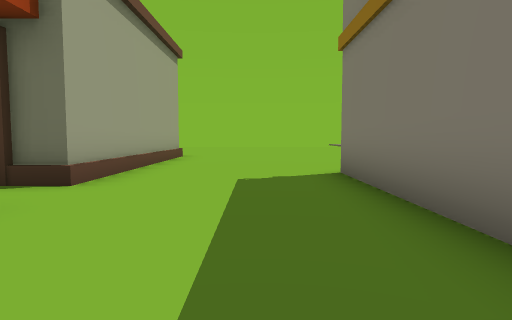
view 1 (above)

24 first-person views from a walk through a scene from a Unity 3-D project. The camera is 1.3 m above the floor, tilts 4° down and sees 75° across. The floor is counted in squares, 2 m on a side. Each view is taken from the middle of a square. On the plan, view 1 faces up. The plan holds only what a view shows up to about 10 squares ahead; the rest is blank. The place goes on beyond the plan. Some surface patterns are stand-ins.

view 2
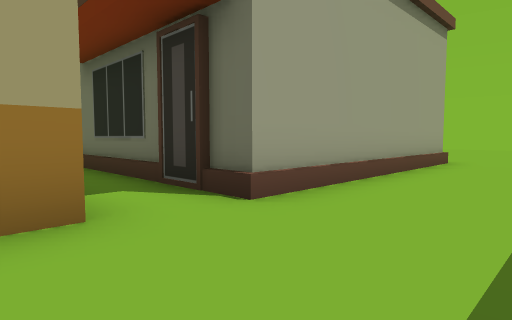

view 3
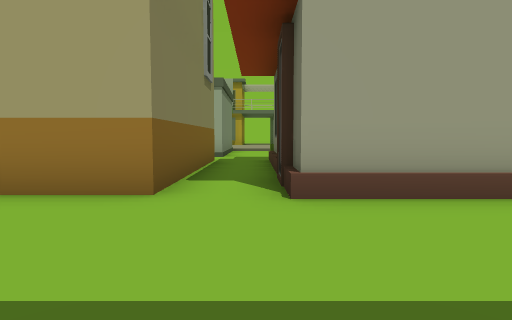

view 4
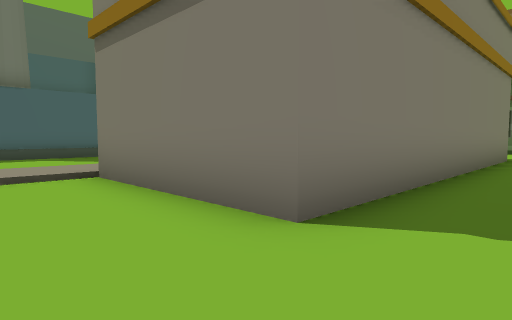

view 5
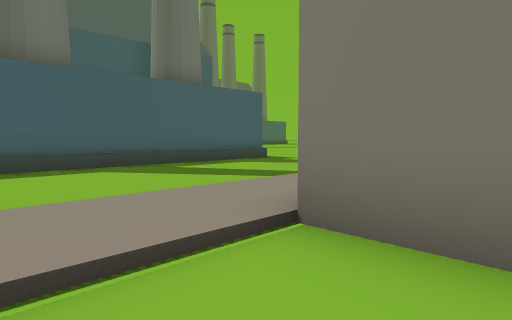

view 6
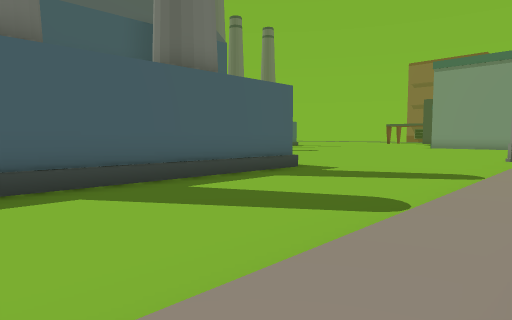

view 7
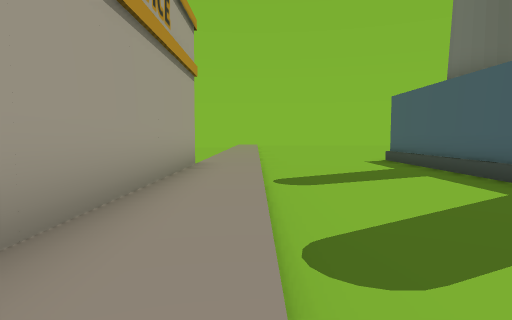

view 8
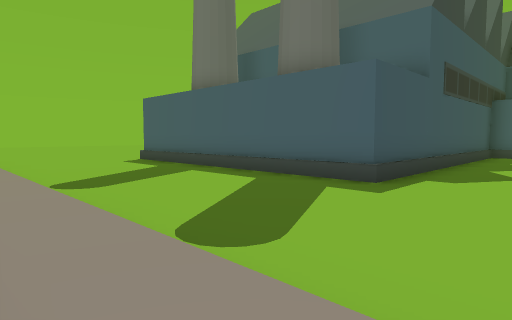

view 9
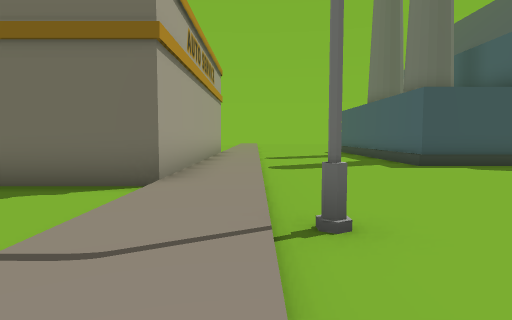

view 10
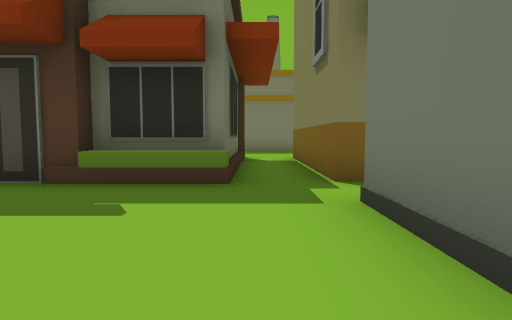

view 11
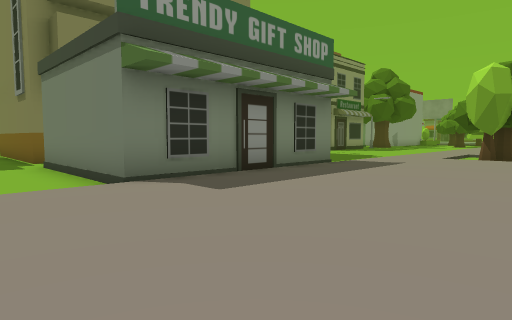

view 12
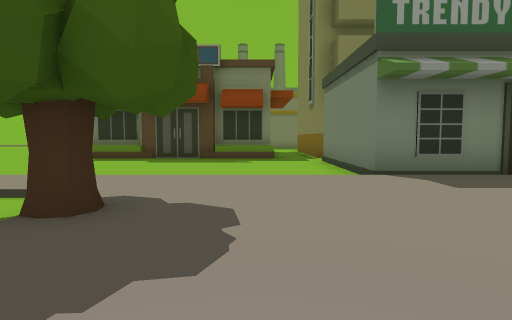

view 13
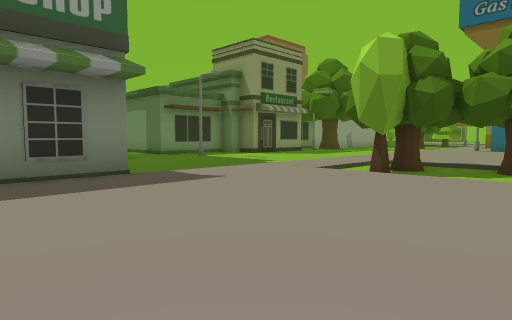

view 14
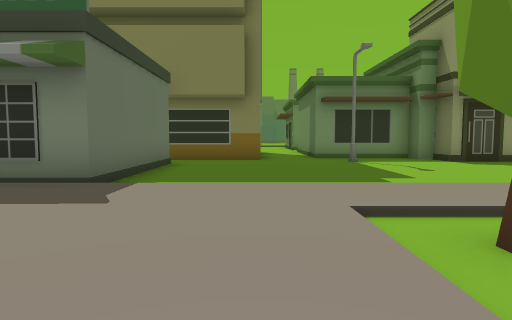

view 15
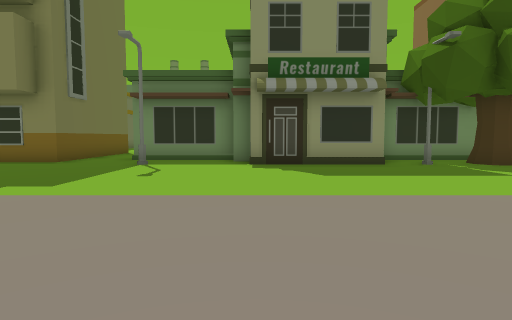

view 16
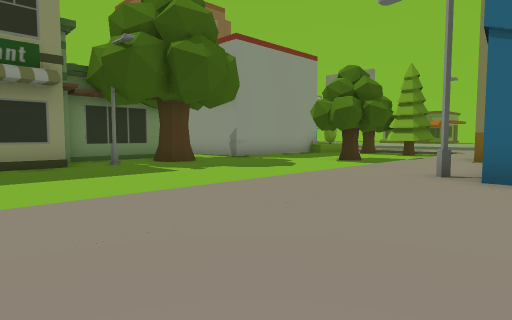

view 17
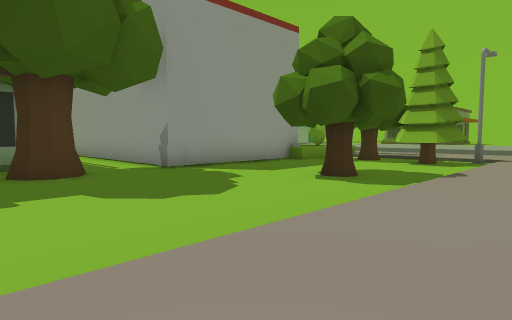

view 18
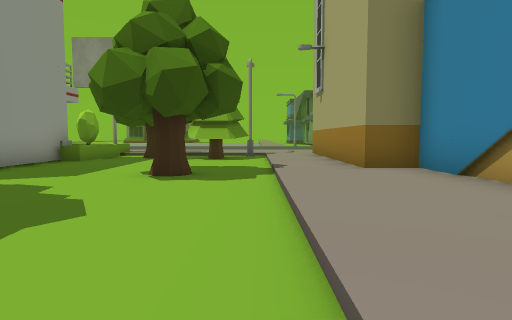

view 19
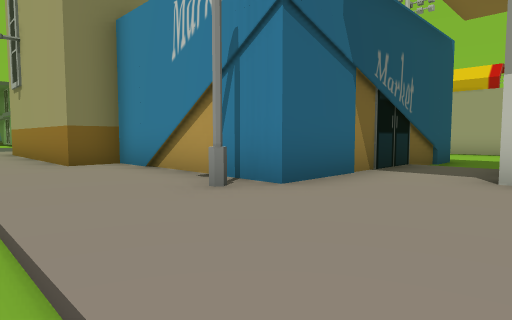

view 20
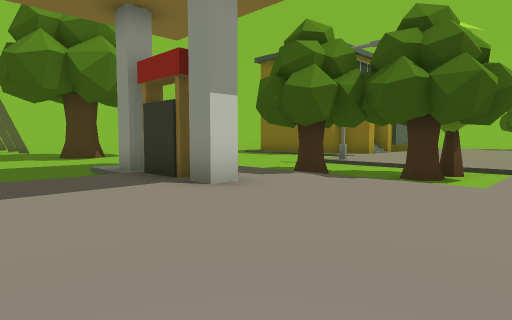

view 21
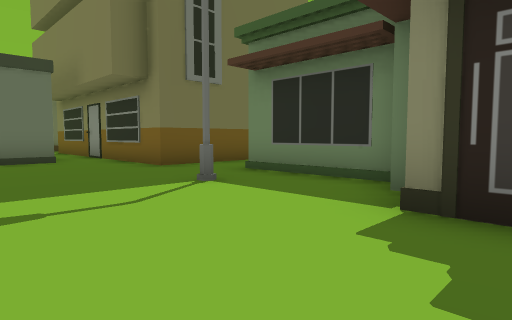

view 22
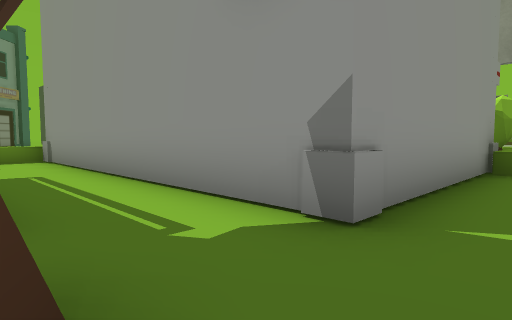

view 23
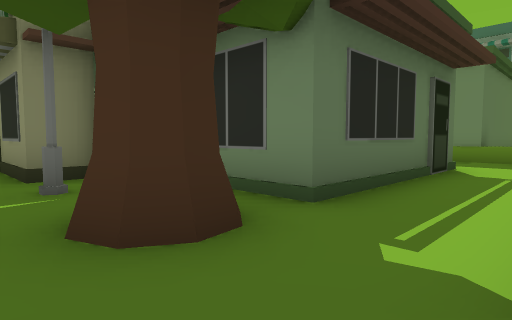

view 24
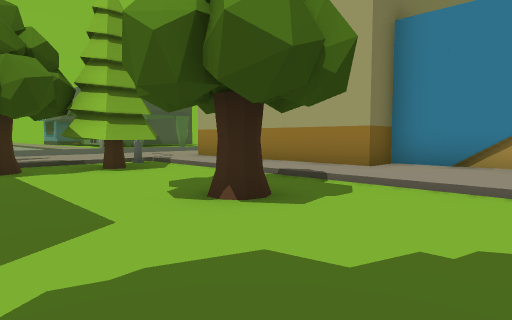

### Floor plan
Key: @ floor where view 1 was taken; # wall or solid block; . main floor; : floor 0.25 m higher than the main floor; / step, stairs or slope; ^ raised ledge; B building; S streetlight; U bush; T tree; O other object.
Columns run from 22 left of view 1 to 13 right of it. Each row starts with its distance up from view 1.
  8      ./:..... B    B........:/...B
  7     /T/:......B    B........:/...BB
  6    ::T::......B    B....BBBB:/...BBB
  5   ::::::......BBBBBB....B  B:/...B
  4    :::::................B  B:/...B
  3    :::::#####.BBBBBB....B  B:/...BBB
  2    :::::#     B    B....B  B:/...BBB
  1    :::::#     B    B....B  B:/...BBB
  0   ::::::#     B       @.B  B:/......
 -1   ::::::#    .B        .B  B:/......
 -2   ::::::#####.B        .B  B:/.....
 -3   ::::::......B         BBBB:/....
 -4   ::::::......B           ..:/...
 -5   /:::::......BBBBB       ..:/S..
 -6  /S////:.........          .:/..
 -7 .....U/:.......B            :/.
 -8 ...T.T/:.....S.B             /
 -9   /T///:.......B
-10   ::::::.......B
-11 :###::::.....BB
-12 ./::::::.....B
-13 ./::::::.....B
-14    :::::.....BB
-15    #::::......BB
-16 //::::::.....S.
-17 ./::::::.....TTT      #
-18 ######S:.....TTTBBBB..BBB
-19      #::..............^
-20      #::......#.......^
-21      #::......########
-22  BBBBBB:.TT...#
-23       B:......#
-24       B:......#
-25       B:.T...##
-26       O:.TTT.O
-27       B:ST.. U

Where each view was taken, in squares from view 1:
view 1: 0 up, 0 right, facing up
view 2: 2 up, 0 right, facing up-left
view 3: 4 up, 1 right, facing left
view 4: 8 up, 0 right, facing down-right
view 5: 8 up, 4 right, facing down-right
view 6: 7 up, 6 right, facing down-right
view 7: 2 down, 7 right, facing up
view 8: 2 down, 6 right, facing up-right
view 9: 8 down, 7 right, facing up
view 10: 4 up, 13 left, facing right
view 11: 5 up, 19 left, facing down-right
view 12: 5 up, 20 left, facing right
view 13: 0 up, 20 left, facing down-right
view 14: 5 down, 19 left, facing right
view 15: 11 down, 18 left, facing right
view 16: 12 down, 18 left, facing down-right
view 17: 16 down, 16 left, facing down-right
view 18: 16 down, 14 left, facing down
view 19: 15 down, 14 left, facing down-left
view 20: 14 down, 15 left, facing up-left
view 21: 12 down, 12 left, facing up-right
view 22: 18 down, 10 left, facing down-right
view 23: 20 down, 10 left, facing up-right
view 24: 19 down, 10 left, facing down-left
